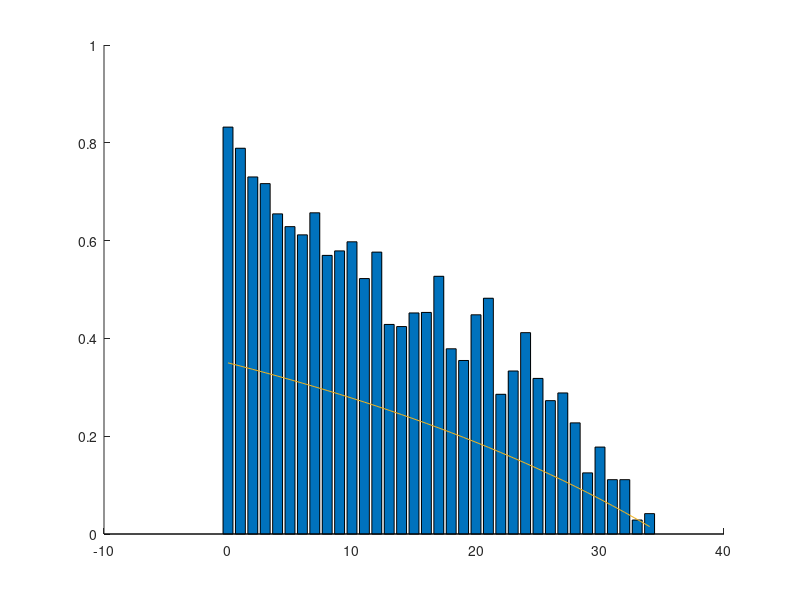

Recreate this plot in MATLAB. (Note: this script raises an error after producing the figure.)
% The script loads the csv files that have been created with the
% fig_Probabilities\fig_DistancesNormalizedByDelta.m script
% it then calculates and plots as histograms the probabilities P(O|R)
% for a specific value of the target Op

clear;
clc;

Op = 35;
R_values = load("data_R.csv");
O_values = load("data_O.csv");

jj = 1;

for r=0:(Op-1)
    c = 0;
    for ii=1:size(R_values,1)
        if (r-0.5)<=R_values(ii) && (R_values(ii)<(r+0.5))
        % if (R_values(ii)<(r+0.5))
            data(jj,r+1) = O_values(ii);            
            jj=jj+1;
        end
    end    
    column_data = data(:,r+1);
    not_zero_data = column_data>0;
    N = size(column_data(not_zero_data),1);
    for kk=1:N
        % if (Op-0.5)<=column_data(kk) && (column_data(kk)<(Op+0.5))
        if (column_data(kk)<(Op+0.5))
            c = c+1;
        end
    end
    prob(r+1,1)=c/N;
    jj = 1;
end

x1 = linspace(0,Op-1,Op);

hold on 

bar(x1, prob);


% % Probability for Op=o given R=r
% y1 = (1./(100-x1));

% % Probability for Op<=o given R=r
y1 = ((Op-x1)./(100-x1));

% Probability for Op=o given R<=r
% y1 = (2./(2*100-x1-1));

% % Probability for Op<=o given R<=r
% y1 = (2*Op-x1-1)./(2*100-x1-1);

p = plot(x1,y1,'Color','#EDB120');
p.LineWidth = 1.5;

x2 = Op-1;
xline(x2,'--','Color','#D95319');

% xticks(Op-1)
% xticklabels({sprintf('$x=%d$', Op-1)})
% xaxisproperties= get(gca, 'XAxis');
% xaxisproperties.TickLabelInterpreter = 'latex';

% xline(x2,'--','Color','#D95319','Label',{sprintf('${O_{p}-1}=%d$', x2)},'FontSize',12,'Interpreter','latex','LabelHorizontalAlignment','center', 'LabelVerticalAlignment','top');

% x3 = 100;
% xline(x3,'--','Color','#77AC30','Label',{sprintf('$\\delta=%d$',x3)},'FontSize',12,'Interpreter','latex','LabelHorizontalAlignment','center', 'LabelVerticalAlignment','middle');

hold off
grid on
axis([-1 100 0 1])
xlabel('Random Point');
ylabel('Probability');
legend('Sample Data','Fitted Probability','${R_i}$ Upper Limit','Location','northeast','Interpreter','latex')
% legend('Sample Data','Fitted Probability','Upper Limit for {I_r}','Upper Bound','Location','northeast','NumColumns',2)